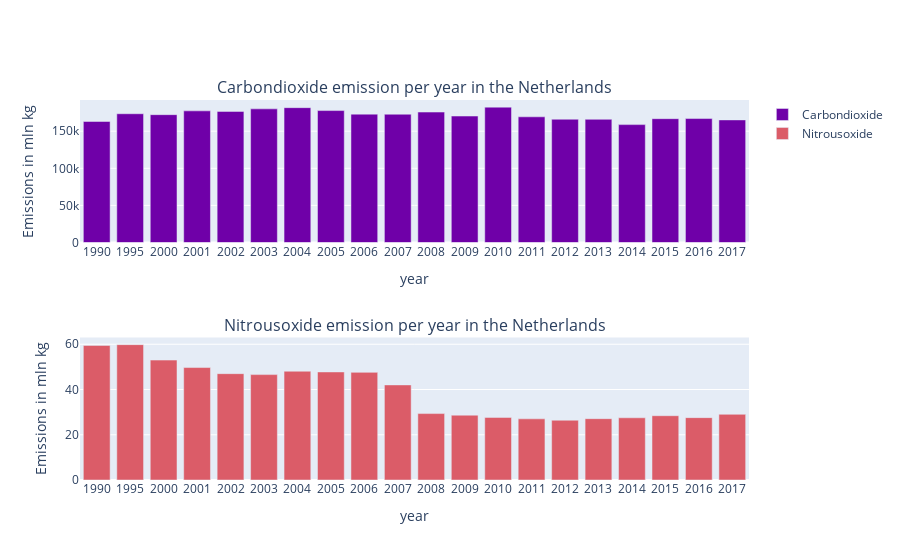

Notebook cell for this chart:
### Markdown cell above
## Greenhouse gas emission in the Netherlands

To conclude the arguments in support of the agricultural sectors, we take another look at greenhouse gas emission in the Netherlands. One of the main reasons the government is disturbing the agricultural sector is because of the emission of nitrous oxide. As shown in figure 4, the emission of nitrous oxide is much lower than the emission of carbon dioxide. In the year 2017, the emission of carbon dioxide is 165.16 thousand kilograms more than the emission of nitrous oxide. Therefore, the government should focus more on taking measures to decrease carbon dioxide emissions, than on focusing on the emission of nitrous oxide. Furthermore, figure 4 shows that the emission of nitrous oxide has decreased over the years. In comparison to the year 1995, the emission has decreased with 30.8 million kilograms in the year 2017. This is already an immense amount, so it is not necessary to take measures against the agricultural sector to decrease their emissions of nitrous oxide.

### Code cell
df = pd.read_csv('../datasets/IPCC_emissions.csv', sep=';')

perioden = [1990, 1995, 2000, 2001, 2002, 2003, 2004, 2005, 2006, 2007, 2008, 2009, 2010, 2011, 2012, 2013, 2014, 2015, 2016, 2017]
total = df[(df['Bronnen'] == "T001176  ")]

fig = make_subplots(rows=2, cols=1, subplot_titles= ['Carbondioxide emission per year in the Netherlands','Nitrousoxide emission per year in the Netherlands' ])

# T001176
fig.add_trace(go.Bar(
    x= perioden,
    y= total['CO2_1'],
    name= 'Carbondioxide',
    marker_color= '#6f00a8'   
),
row=1, col=1)


fig.add_trace(go.Bar(
    x= perioden,
    y= total['N2O_3'],
    name= 'Nitrousoxide',
    marker_color= '#db5c68'  
),
row=2, col=1)

fig.update_xaxes(type='category', row=1, col=1, title='year')
fig.update_yaxes(row=1, col=1, title='Emissions in mln kg')

fig.update_xaxes(type='category', row=2, col=1, title='year')
fig.update_yaxes(row=2, col=1, title='Emissions in mln kg')
fig.show()

### Figure 1 — Plotly figure (JSON) as saved in the notebook; plotly's stock layout.template omitted (floating-point values rounded to 4 significant figures)
{"data": [{"marker": {"color": "#6f00a8"}, "name": "Carbondioxide", "type": "bar", "x": [1990, 1995, 2000, 2001, 2002, 2003, 2004, 2005, 2006, 2007, 2008, 2009, 2010, 2011, 2012, 2013, 2014, 2015, 2016, 2017], "xaxis": "x", "y": [163120, 173520, 172290, 177390, 176670, 180090, 181710, 177800, 173000, 172860, 175770, 170410, 182440, 169370, 166130, 166020, 158870, 166870, 167040, 165190], "yaxis": "y"}, {"marker": {"color": "#db5c68"}, "name": "Nitrousoxide", "type": "bar", "x": [1990, 1995, 2000, 2001, 2002, 2003, 2004, 2005, 2006, 2007, 2008, 2009, 2010, 2011, 2012, 2013, 2014, 2015, 2016, 2017], "xaxis": "x2", "y": [59.49, 59.84, 53.01, 49.71, 47.01, 46.59, 48.08, 47.76, 47.58, 42.03, 29.36, 28.66, 27.67, 27.04, 26.43, 27.11, 27.5, 28.42, 27.57, 29.04], "yaxis": "y2"}], "layout": {"annotations": [{"font": {"size": 16}, "showarrow": false, "text": "Carbondioxide emission per year in the Netherlands", "x": 0.5, "xanchor": "center", "xref": "paper", "y": 1, "yanchor": "bottom", "yref": "paper"}, {"font": {"size": 16}, "showarrow": false, "text": "Nitrousoxide emission per year in the Netherlands", "x": 0.5, "xanchor": "center", "xref": "paper", "y": 0.375, "yanchor": "bottom", "yref": "paper"}], "xaxis": {"anchor": "y", "domain": [0, 1], "title": {"text": "year"}, "type": "category"}, "xaxis2": {"anchor": "y2", "domain": [0, 1], "title": {"text": "year"}, "type": "category"}, "yaxis": {"anchor": "x", "domain": [0.625, 1], "title": {"text": "Emissions in mln kg"}}, "yaxis2": {"anchor": "x2", "domain": [0, 0.375], "title": {"text": "Emissions in mln kg"}}}}
